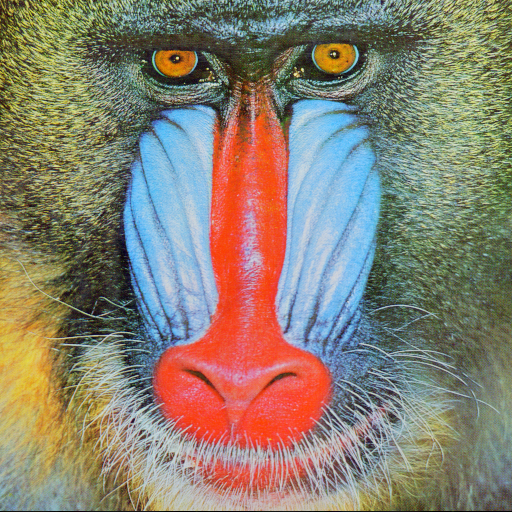
#> input picture images/baboon.png, 512 x 512 px, given in place of lenna.png, which was not available
$ python geometric_operations.py
#> lines starting #> are read from the running program, lines starting #| are printed output that depends on the picture; pictures that were not available may be replaced by others from this repository, and a replacement may not be noted
import matplotlib.pyplot as plt
from PIL import Image
import numpy as np

def plot_image(image_1, image_2,title_1="Orignal",title_2="New Image"):
    plt.figure(figsize=(10,10))
    plt.subplot(1, 2, 1)
    plt.imshow(image_1,cmap="gray")
    plt.title(title_1)
    plt.subplot(1, 2, 2)
    plt.imshow(image_2,cmap="gray")
    plt.title(title_2)
    plt.show()
"""
#geometric transformations
image = Image.open("images/lenna.png")
plt.imshow(image)
plt.show()

#escalamos
width, height = image.size
new_width = 2 * width
new_hight = height
new_image = image.resize((new_width, new_hight))
plt.imshow(new_image)
plt.show()

#escalmos el eje vertical x2
new_width = width
new_hight = 2 * height
new_image = image.resize((new_width, new_hight))
plt.imshow(new_image)
plt.show()

#escalamos ambos ejes por 2 para doblar el tamaño
new_width = 2 * width
new_hight = 2 * height
new_image = image.resize((new_width, new_hight))
plt.imshow(new_image)
plt.show()

#reducimos la imagen
new_width = width // 2
new_hight = height // 2

new_image = image.resize((new_width, new_hight))
plt.imshow(new_image)
plt.show()

#rotamos la imagen
theta = 45
new_image = image.rotate(theta)
plt.imshow(new_image)
plt.show()
"""
#operaciones matemáticas (con arrays)
image = Image.open("images/lenna.png")
#> image is the input picture: PIL image 512x512 RGB; mean R, G, B 137.4, 128.9, 113.1
image = np.array(image)

#agregamos una constante al array de imagen
new_image = image + 20
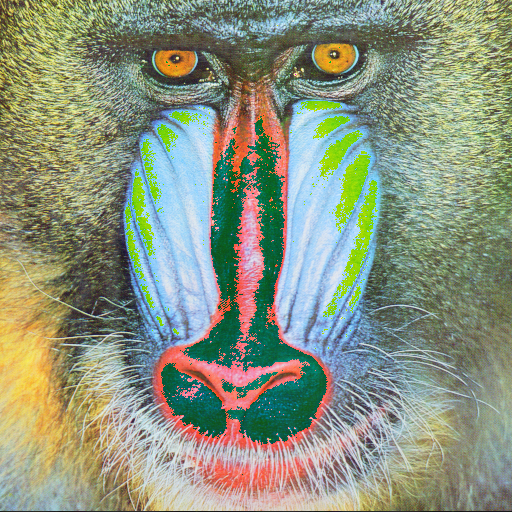
#> new_image: shape (512, 512, 3); mean R, G, B 139.6, 148.9, 127.1
plt.imshow(new_image)
plt.show()

#multiplicamos la intensidad de los pixeles
new_image = 10 * image
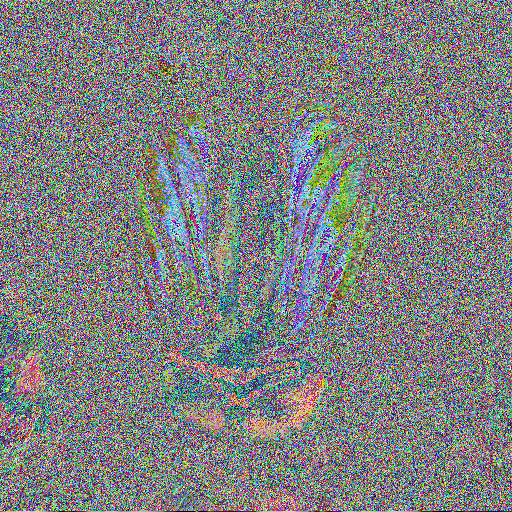
#> new_image: shape (512, 512, 3); mean R, G, B 126.6, 128.5, 129
plt.imshow(new_image)
plt.show()

#generamos un array de ruido aleatorio
height = image.size
#> height = 786432
width = image.size
#> width = 786432
#> (the run stopped early here; a loop or call above may not have finished)

$ run again, on images/cat.png
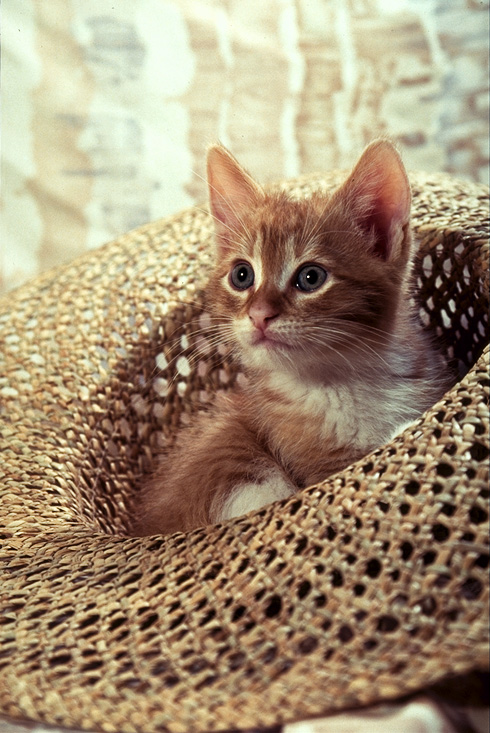
#> input picture images/cat.png, 490 x 733 px, given in place of lenna.png, which was not available
#> image is the input picture: PIL image 490x733 RGB; mean R, G, B 162.7, 143.2, 116.7
#> `new_image = image + 20`:
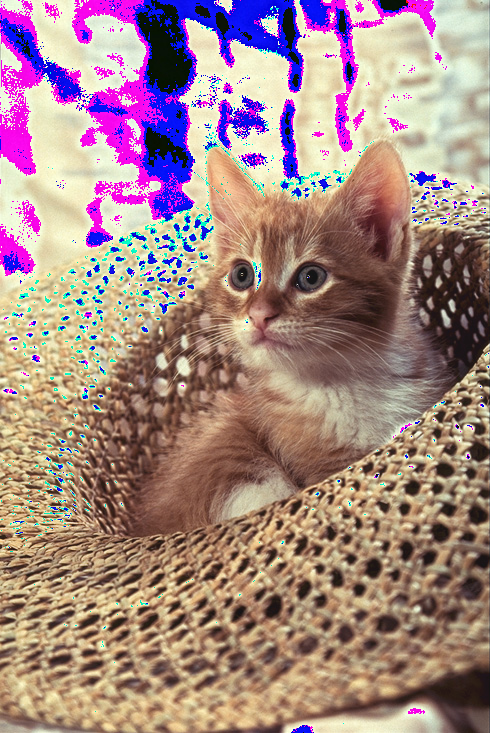
#> new_image: shape (733, 490, 3); mean R, G, B 165, 135.7, 132.9
#> `new_image = 10 * image`:
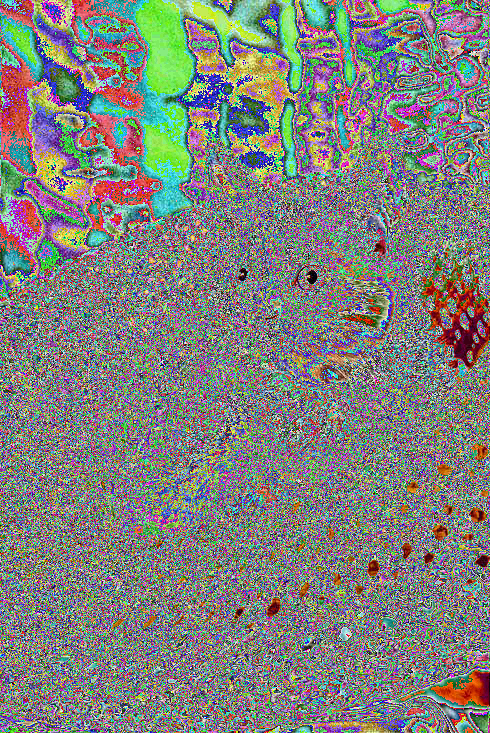
#> new_image: shape (733, 490, 3); mean R, G, B 127.8, 129.4, 124.5
